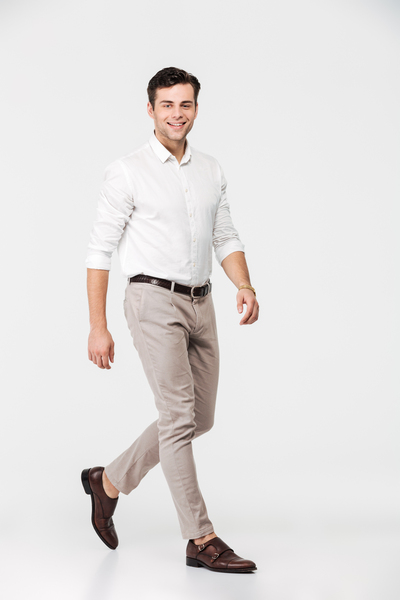
#> input picture Abandoned/AI test/full-length-portrait-smiling-young-man.jpg, 400 x 600 px
$ python corner_detection.py --image '../Abandoned/AI test/full-length-portrait-smiling-young-man.jpg'
#> lines starting #> are read from the running program, lines starting #| are printed output that depends on the picture
import sys
import argparse
import numpy as np
import matplotlib.pyplot as plt
from scipy.ndimage import convolve1d


def rgb2gray(img_color):
    # input:
    #    img_color - a h x w x 3 numpy ndarray (dtype = np.unit8) holding
    #                the color image
    # return:
    #    img_gray - a h x w numpy ndarray (dtype = np.float64) holding
    #               the grayscale image
    img_gray = np.dot(img_color, [0.299, 0.587, 0.114])
    return img_gray


def smooth1D(img, sigma):
    # input :
    #    img - a h x w numpy ndarray holding the image to be smoothed
    #    sigma - sigma value of the 1D Gaussian function
    # return:
    #    img_smoothed - a h x w numpy ndarry holding the 1D smoothing result

    filter_size = int(sigma * (2 * np.log(1000)) ** 0.5)
    kernel = np.arange(-filter_size, filter_size + 1)
    gaussian_filter = np.exp((kernel**2) / -2 / (sigma**2))
    # gaussian_filter /= gaussian_filter.sum()
    img_filtered = convolve1d(img, gaussian_filter, 1, np.float64, "constant", 0, 0)
    weight_matrix = np.ones_like(img)
    weight_matrix_filtered = convolve1d(
        weight_matrix, gaussian_filter, 1, np.float64, "constant", 0, 0
    )
    img_smoothed = img_filtered / weight_matrix_filtered
    return img_smoothed


def smooth2D(img, sigma):
    # input:
    #    img - a h x w numpy ndarray holding the image to be smoothed
    #    sigma - sigma value of the Gaussian function
    # return:
    #    img_smoothed - a h x w numpy array holding the 2D smoothing result

    img_smoothed = smooth1D(img, sigma)
    img_smoothed = img_smoothed.T
    img_smoothed = smooth1D(img_smoothed, sigma)
    img_smoothed = img_smoothed.T

    return img_smoothed


def harris(img, sigma, threshold):
    # input:
    #    img - a h x w numpy ndarry holding the input image
    #    sigma - sigma value of the Gaussian function used in smoothing
    #    threshold - threshold value used for identifying corners
    # return:
    #    corners - a list of tuples (x, y, r) specifying the coordinates
    #              (up to sub-pixel accuracy) and cornerness value of each corner

    Ix = np.gradient(img, axis=0)
    Iy = np.gradient(img, axis=1)
    Ix2 = Ix * Ix
    Iy2 = Iy * Iy
    IxIy = Ix * Iy
    Ix2_smoothed = smooth2D(Ix2, sigma)
    Iy2_smoothed = smooth2D(Iy2, sigma)
    IxIy_smoothed = smooth2D(IxIy, sigma)

    k = 0.04
    R = (Ix2_smoothed * Iy2_smoothed - IxIy_smoothed**2) - k * (
        Ix2_smoothed + Iy2_smoothed
    ) ** 2

    # perform quadratic approximation to local corners upto sub-pixel accuracy
    corners = []
    for i in range(1, R.shape[0] - 1):
        for j in range(1, R.shape[1] - 1):
            if (
                R[i, j] > R[i - 1, j - 1]
                and R[i, j] > R[i - 1, j]
                and R[i, j] > R[i - 1, j + 1]
                and R[i, j] > R[i, j - 1]
                and R[i, j] > R[i, j + 1]
                and R[i, j] > R[i + 1, j - 1]
                and R[i, j] > R[i + 1, j]
                and R[i, j] > R[i + 1, j + 1]
            ):

                f00 = R[i, j]
                f10 = R[i + 1, j]
                f01 = R[i, j + 1]
                f_10 = R[i - 1, j]
                f0_1 = R[i, j - 1]

                a = (f_10 + f10 - 2 * f00) / 2
                b = (f0_1 + f01 - 2 * f00) / 2
                c = (f10 - f_10) / 2
                d = (f01 - f0_1) / 2
                e = f00

                x = -c / (2 * a)
                y = -d / (2 * b)
                subpixel_x = i + x
                subpixel_y = j + y
                subpixel_R = a * x**2 + b * y**2 + c * x + d * y + e

                if subpixel_R >= threshold:
                    corners.append((subpixel_y, subpixel_x, subpixel_R))

    corners = [corner for corner in corners if corner[2] >= threshold]
    return sorted(corners, key=lambda corner: corner[2], reverse=True)


def show_corners(img_color, corners):
    # input:
    #    img_color - a h x w x 3 numpy ndarray (dtype = np.unit8) holding
    #                the color image
    #    corners - a n x 3 numpy ndarray holding the coordinates and strengths
    #              of the detected corners (n being the number of corners)

    x = [corner[0] for corner in corners]
    y = [corner[1] for corner in corners]

    plt.ion()
    fig = plt.figure("Harris corner detection")
    plt.imshow(img_color)
    plt.plot(x, y, "r+", markersize=5)
    plt.show()
    plt.ginput(n=1, timeout=-1)
    plt.close(fig)


def load_image(inputfile):
    # input:
    #    inputfile - path of the image file
    # return:
    #    img_color - a h x w x 3 numpy ndarray (dtype = np.unit8) holding
    #                the color image

    try:
        img_color = plt.imread(inputfile)
        return img_color
    except:
        print("Cannot open '{}'.".format(inputfile))
        sys.exit(1)


def save_corners(outputfile, corners):
    # input:
    #    outputfile - path of the output file
    #    corners - a n x 3 numpy ndarray holding the coordinates and strengths
    #              of the detected corners (n being the number of corners)

    try:
        file = open(outputfile, "w")
        file.write("{}\n".format(len(corners)))
        for corner in corners:
            file.write("{:.6e} {:.6e} {:.6e}\n".format(corner[0], corner[1], corner[2]))
        file.close()
    except:
        print("Error occurs in writing output to '{}'.".format(outputfile))
        sys.exit(1)


def load_corners(inputfile):
    # input:
    #    inputfile - path of the file containing corner detection output
    # return:
    #    corners - a n x 3 numpy ndarray holding the coordinates and strengths
    #              of the detected corners (n being the number of corners)

    try:
        file = open(inputfile, "r")
        line = file.readline()
        nc = int(line.strip())
        print("loading {} corners".format(nc))
        corners = np.zeros([nc, 3], dtype=np.float64)
        for i in range(nc):
            line = file.readline()
            x, y, r = line.split()
            corners[i] = [np.float64(x), np.float64(y), np.float64(r)]
        file.close()
        return corners
    except:
        print("Error occurs in loading corners from '{}'.".format(inputfile))
        sys.exit(1)


def main():
    parser = argparse.ArgumentParser(description="")
    parser.add_argument(
        "-i",
        "--image",
        type=str,
        default="right_good.jpg",
        help="filename of input image",
    )
    parser.add_argument(
        "-s",
        "--sigma",
        type=float,
        default=1.0,
        help="sigma value for Gaussain filter (default = 1.0)",
    )
    parser.add_argument(
        "-t",
        "--threshold",
        type=float,
        default=1e5,
        help="threshold value for corner detection (default = 1e6)",
    )
    args = parser.parse_args()
    parser.add_argument(
        "-o",
        "--output",
        type=str,
        default=args.image.split(".")[0]
        + "-"
        + str(args.sigma).replace(".", "_")
        + "-"
        + str(args.threshold).replace(".", "_")
        + ".crn",
        help="filename for outputting corner detection result",
    )
    args = parser.parse_args()

    print("------------------------------")
    print("input file : {}".format(args.image))
    print("sigma      : {:.2f}".format(args.sigma))
    print("threshold  : {:.2e}".format(args.threshold))
    print("output file: {}".format(args.output))
    print("------------------------------")

    # load the image
    img_color = load_image(args.image)
#> in load_image, img_color is the input picture: shape (600, 400, 3); mean R, G, B 227.6, 224.6, 223.7
    print("'{}' loaded...".format(args.image))

    # plt.imshow(np.uint8(img_color))
    # plt.show()

    # perform RGB to gray conversion
    print("perform RGB to grayscale conversion...")
    img_gray = rgb2gray(img_color)
#> in rgb2gray, `img_gray = np.dot(img_color, [0.299, 0.587, 0.114])`:
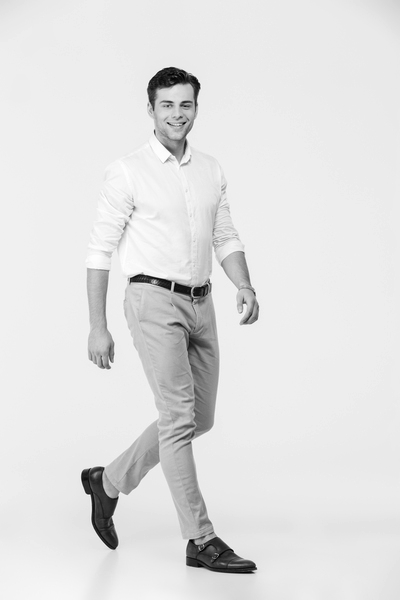
#> img_gray: shape (600, 400) float64; min 0, max 255, mean 225.4

    # plt.imshow(np.float32(img_gray), cmap="gray")
    # plt.show()

    img_gaussian = smooth2D(rgb2gray(img_color), args.sigma)
#> in smooth1D, `filter_size = int(sigma * (2 * np.log(1000)) ** 0.5)`: filter_size = 3
#> in smooth1D, `weight_matrix_filtered = convolve1d( weight_matrix, gaussian_filter, 1..`: weight_matrix: shape (600, 400) float64; every value is 1
#> in smooth1D (call 2), `weight_matrix_filtered = convolve1d( weight_matrix, gaussian_filter, 1..`: weight_matrix: shape (400, 600) float64; every value is 1
    # plt.imshow(np.float32(img_gaussian), cmap="gray")
    # plt.show()

    # perform corner detection
    print("perform Harris corner detection...")
    corners = harris(img_gray, args.sigma, args.threshold)
#> in harris, `Iy = np.gradient(img, axis=1)`:
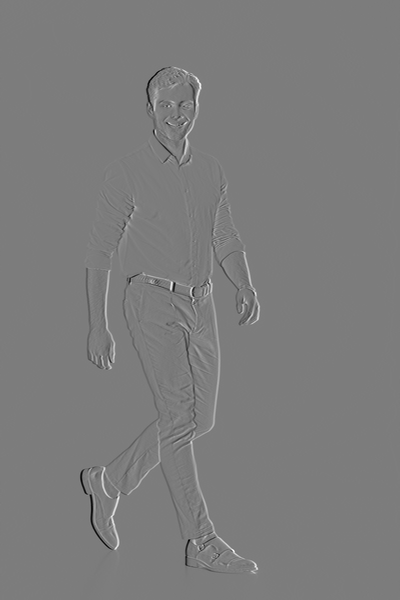
#> Iy: shape (600, 400) float64; min -115.1, max 120, mean 0; drawn with min black and max white
#> in harris, `Ix2 = Ix * Ix`:
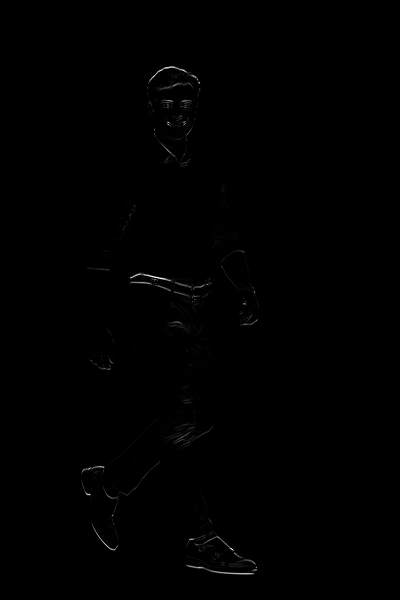
#> Ix2: shape (600, 400) float64; min 0, max 14570.1, mean 37.4; drawn with min black and max white
#> call 2 of smooth2D, with sigma = 1
#> in smooth2D (call 2), `img_smoothed = img_smoothed.T`:
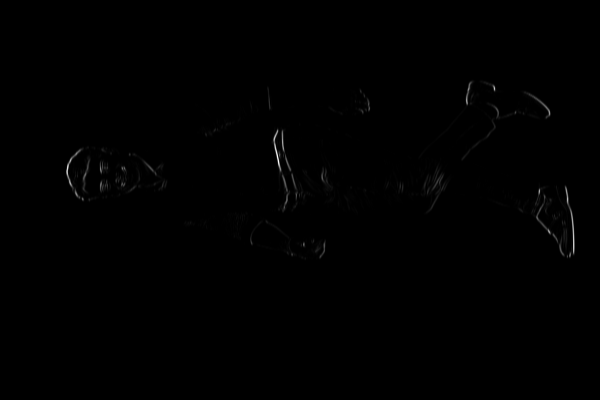
#> img_smoothed: shape (400, 600) float64; min 0, max 13612, mean 37.4; drawn with min black and max white
#> call 4 of smooth2D, with sigma = 1
#> in smooth2D (call 4), `img_smoothed = img_smoothed.T`:
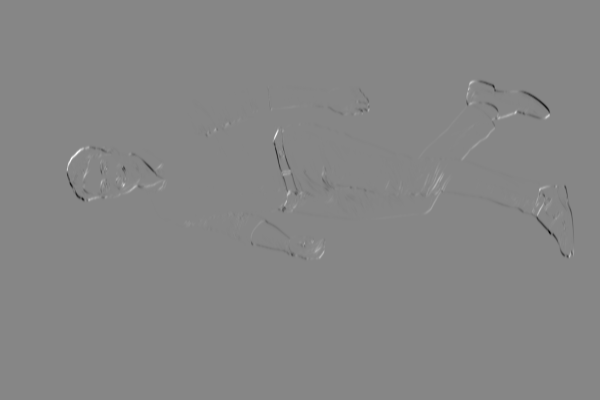
#> img_smoothed: shape (400, 600) float64; min -6854.2, max 6170.2, mean -2.7; drawn with min black and max white
#> in harris, `R = (Ix2_smoothed * Iy2_smoothed - IxIy_smoothed**2) - k * ( Ix2_smoot..`:
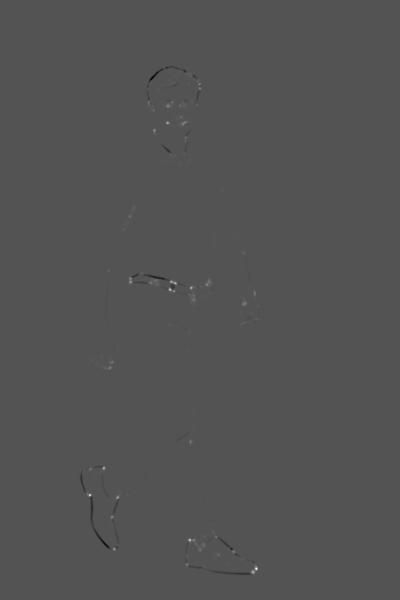
#> R: shape (600, 400) float64; min -2910027.9, max 5946707.8, mean -88.2; drawn with min black and max white
#> after the loop in harris, `for i in range(1, R.shape[0] - 1):`: corners = 133 items, first 6: (163.3, 66.65, 172221), (187.5, 73.35, 380531.3), (189.8, 74.85, 351138.5), (175.9, 76.14, 160036.3), (197.2, 80.14, 546680.1), (150, 82.84, 163285.6)
#> corners = 133 items, first 6: (255.9, 568.2, 6112192), (89.38, 494.7, 4695104.1), (169.6, 289.2, 4090623), (189.3, 539.6, 4073967.1), (175, 282.8, 3646957.8), (103.3, 467.8, 3486834.4)

    # plot the corners
    print("{} corners detected...".format(len(corners)))
#> (printed output is left out)
    show_corners(img_color, corners)
#> in show_corners, `x = [corner[0] for corner in corners]`: x = 133 values, max 258 at index 75, min 84.06 at index 88, mean 177.2
#> in show_corners, `y = [corner[1] for corner in corners]`: y = 133 values, max 571.8 at index 9, min 66.65 at index 103, mean 301.2
#> in show_corners, `plt.show()`:
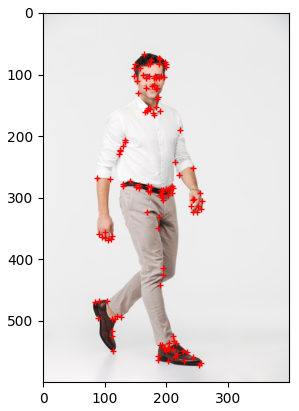
#> figure drawn by matplotlib, 1 panel

    if args.output:
        save_corners(args.output, corners)
        print("corners saved to '{}'...".format(args.output))


if __name__ == "__main__":
#> (the run stopped early here; a loop or call above may not have finished)
